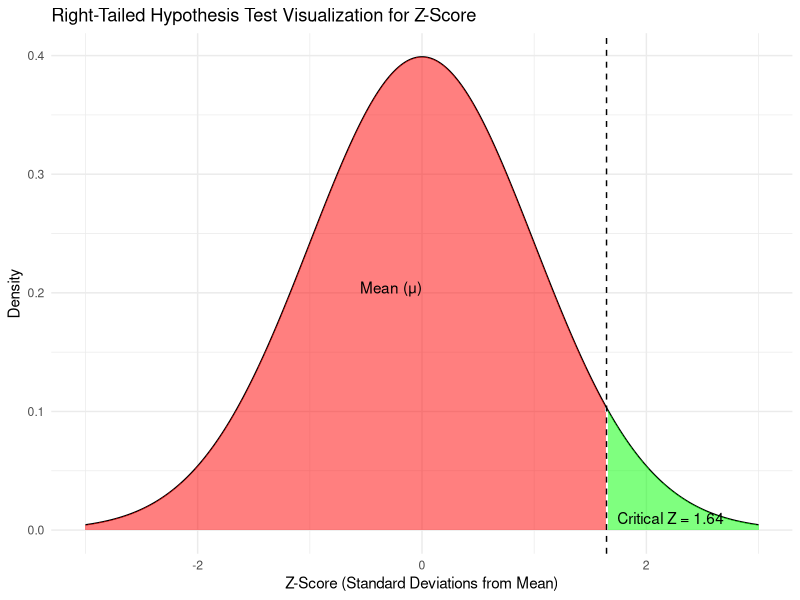

The R source for this figure:
library(ggplot2)
library(dplyr)

z_scores <- seq(-3, 3, length.out = 300)
density <- dnorm(z_scores)

critical_value <- qnorm(0.95)

data <- data.frame(z_scores, density)

data <- data %>%
  mutate(Area = ifelse(z_scores <= critical_value, 'Acceptance', 'Rejection'))

plot <- ggplot(data, aes(x = z_scores, y = density)) +
  geom_line() +
  geom_area(data = data %>% filter(Area == 'Acceptance'), aes(fill = 'Acceptance'), alpha = 0.5) +
  geom_area(data = data %>% filter(Area == 'Rejection'), aes(fill = 'Rejection'), alpha = 0.5) +
  geom_vline(xintercept = critical_value, linetype = "dashed", color = "black") +
  annotate("text", x = critical_value, y = 0, label = sprintf("Critical Z = %.2f", critical_value), vjust = -0.5, hjust = -0.1) +
  annotate("text", x = 0, y = max(density)/2, label = "Mean (μ)", vjust = 0, hjust = 1) +
  scale_fill_manual(values = c("red", "green")) +
  labs(title = "Right-Tailed Hypothesis Test Visualization for Z-Score",
       x = "Z-Score (Standard Deviations from Mean)",
       y = "Density") +
  theme_minimal() +
  theme(legend.position = "none")

print(plot)
